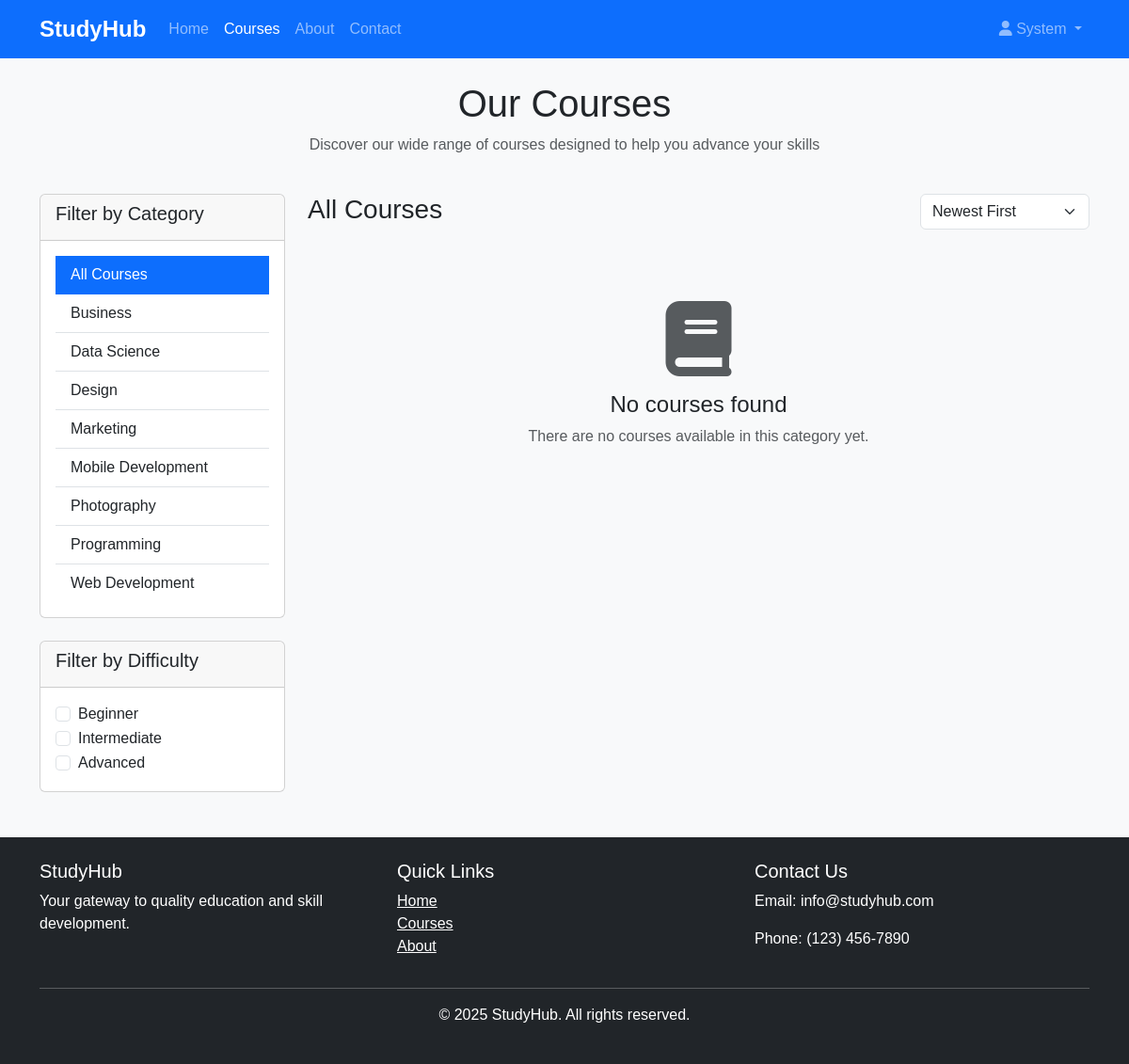
Page /courses_sorted.php (signed in) on the committed database.
### tables this page shows
CREATE TABLE categories (
    category_id INT AUTO_INCREMENT PRIMARY KEY,
    name VARCHAR(100) UNIQUE NOT NULL,
    description TEXT,
    created_at TIMESTAMP DEFAULT CURRENT_TIMESTAMP
);

### includes/config.php (called while the page is built, shortened)
<?php
require_once 'db_connection.php';
require_once 'functions.php';
function isLoggedIn() {
    return isset($_SESSION['user_id']);
}
?>

### includes/functions.php (called while the page is built, shortened)
<?php
function getCategories() {
    global $pdo;
    $stmt = $pdo->query("SELECT * FROM categories ORDER BY name");
    return $stmt->fetchAll(PDO::FETCH_ASSOC);
}
function getCoursesByCategory($categoryId = null) {
    global $pdo;
    if ($categoryId) {
        $stmt = $pdo->prepare("
            SELECT c.*, u.first_name, u.last_name,
                   (SELECT AVG(rating) FROM reviews WHERE course_id = c.course_id) as avg_rating,
                   (SELECT COUNT(*) FROM reviews WHERE course_id = c.course_id) as review_count
            FROM courses c
            JOIN users u ON c.instructor_id = u.user_id
            WHERE c.category_id = ? AND c.is_published = 1
            ORDER BY c.created_at DESC
        ");
        $stmt->execute([$categoryId]);
    } else {
        $stmt = $pdo->prepare("
            SELECT c.*, u.first_name, u.last_name,
                   (SELECT AVG(rating) FROM reviews WHERE course_id = c.course_id) as avg_rating,
                   (SELECT COUNT(*) FROM reviews WHERE course_id = c.course_id) as review_count
            FROM courses c
            JOIN users u ON c.instructor_id = u.user_id
            WHERE c.is_published = 1
            ORDER BY c.created_at DESC
        ");
        $stmt->execute();
    }
    return $stmt->fetchAll(PDO::FETCH_ASSOC);
}
?>

### courses_sorted.php (the view, shortened to what this page needs)
<?php
require_once 'includes/config.php';
require_once 'includes/functions.php';
$categoryId = isset($_GET['category']) ? (int)$_GET['category'] : null;
$sort = isset($_GET['sort']) ? $_GET['sort'] : 'newest';
$categories = getCategories();
$courses = getCoursesByCategory($categoryId);
?>
<!DOCTYPE html>
<html lang="en">
<head>
    <link href="https://cdn.jsdelivr.net/npm/bootstrap@5.3.0/dist/css/bootstrap.min.css" rel="stylesheet">
    <link rel="stylesheet" href="https://cdnjs.cloudflare.com/ajax/libs/font-awesome/6.0.0/css/all.min.css">
    <link rel="stylesheet" href="assets/css/style.css">
</head>
<body>
    <nav class="navbar navbar-expand-lg navbar-dark bg-primary">
        <div class="container">
            <a class="navbar-brand" href="index.php">StudyHub</a>
            <div class="collapse navbar-collapse" id="navbarNav">
                <ul class="navbar-nav me-auto">
                    <li class="nav-item">
                        <a class="nav-link" href="index.php">Home</a>
                    </li>
                    <li class="nav-item">
                        <a class="nav-link active" href="courses.php">Courses</a>
                    </li>
                    <li class="nav-item">
                        <a class="nav-link" href="about.php">About</a>
                    </li>
                    <li class="nav-item">
                        <a class="nav-link" href="contact.php">Contact</a>
                    </li>
                </ul>
                <ul class="navbar-nav">
                    <?php if (isLoggedIn()): ?>
                        <li class="nav-item dropdown">
                            <a class="nav-link dropdown-toggle" href="#" id="navbarDropdown" role="button" data-bs-toggle="dropdown">
                                <i class="fas fa-user"></i> <?php echo $_SESSION['first_name']; ?>
                            </a>
                        </li>
                    <?php endif; ?>
                </ul>
            </div>
        </div>
    </nav>
    <div class="container my-4">
        <div class="row">
            <div class="col-12">
                <h1 class="text-center">Our Courses</h1>
                <p class="text-center text-muted">Discover our wide range of courses designed to help you advance your skills</p>
            </div>
        </div>
    </div>
    <div class="container">
        <div class="row">
            <div class="col-md-3">
                <div class="card">
                    <div class="card-header">
                        <h5>Filter by Category</h5>
                    </div>
                    <div class="card-body">
                        <ul class="list-group list-group-flush">
                            <li class="list-group-item <?php echo !$categoryId ? 'active' : ''; ?>">
                                <a href="courses.php?sort=<?php echo $sort; ?>" class="text-decoration-none <?php echo !$categoryId ? 'text-white' : 'text-dark'; ?>">
                                    All Courses
                                </a>
                            </li>
                            <?php foreach ($categories as $category): ?>
                                <li class="list-group-item <?php echo $categoryId == $category['category_id'] ? 'active' : ''; ?>">
                                    <a href="courses.php?category=<?php echo $category['category_id']; ?>&sort=<?php echo $sort; ?>" class="text-decoration-none <?php echo $categoryId == $category['category_id'] ? 'text-white' : 'text-dark'; ?>">
                                        <?php echo htmlspecialchars($category['name']); ?>
                                    </a>
                                </li>
                            <?php endforeach; ?>
                        </ul>
                    </div>
                </div>
                <div class="card mt-4">
                    <div class="card-header">
                        <h5>Filter by Difficulty</h5>
                    </div>
                    <div class="card-body">
                        <div class="form-check">
                            <input class="form-check-input" type="checkbox" value="beginner" id="difficultyBeginner">
                            <label class="form-check-label" for="difficultyBeginner">
                                Beginner
                            </label>
                        </div>
                        <div class="form-check">
                            <input class="form-check-input" type="checkbox" value="intermediate" id="difficultyIntermediate">
                            <label class="form-check-label" for="difficultyIntermediate">
                                Intermediate
                            </label>
                        </div>
                        <div class="form-check">
                            <input class="form-check-input" type="checkbox" value="advanced" id="difficultyAdvanced">
                            <label class="form-check-label" for="difficultyAdvanced">
                                Advanced
                            </label>
                        </div>
                    </div>
                </div>
            </div>
            <div class="col-md-9">
                <div class="row mb-4">
                    <div class="col-md-6">
                        <h3>
                            <?php if ($categoryId): ?>
                                <?php
                                $selectedCategory = array_filter($categories, function($cat) use ($categoryId) {
                                    return $cat['category_id'] == $categoryId;
                                });
                                $selectedCategory = reset($selectedCategory);
                                echo htmlspecialchars($selectedCategory['name']) . ' Courses';
                                ?>
                            <?php else: ?>
                                All Courses
                            <?php endif; ?>
                        </h3>
                    </div>
                    <div class="col-md-6">
                        <div class="d-flex justify-content-end">
                            <select class="form-select w-auto" id="sortCourses" onchange="handleSortChange(this.value)">
                                <option value="newest" <?php echo $sort === 'newest' ? 'selected' : ''; ?>>Newest First</option>
                            </select>
                        </div>
                    </div>
                </div>
                <?php if (count($courses) > 0): ?>
                    <div class="row">
                        <?php foreach ($courses as $course): ?>
                            <div class="col-md-6 mb-4">
                                <div class="card h-100 course-card">
                                    <?php if ($course['thumbnail']): ?>
                                        <img src="<?php echo htmlspecialchars($course['thumbnail']); ?>" class="card-img-top" alt="<?php echo htmlspecialchars($course['title']); ?>" style="height: 150px; object-fit: cover;">
                                    <?php else: ?>
                                        <div class="card-img-top bg-light d-flex align-items-center justify-content-center" style="height: 150px;">
                                            <i class="fas fa-book fa-3x text-muted"></i>
                                        </div>
                                    <?php endif; ?>
                                    <div class="card-body d-flex flex-column">
                                        <h5 class="card-title"><?php echo htmlspecialchars($course['title']); ?></h5>
                                        <p class="card-text"><?php echo htmlspecialchars(substr($course['description'], 0, 120)) . '...'; ?></p>
                                        <div class="mt-auto">
                                            <div class="d-flex justify-content-between align-items-center mb-2">
                                                <small class="text-muted">
                                                    <i class="fas fa-user"></i> <?php echo htmlspecialchars($course['first_name'] . ' ' . $course['last_name']); ?>
                                                </small>
                                                <small class="text-muted">
                                                    <i class="fas fa-star text-warning"></i>
                                                    <?php echo $course['avg_rating'] ? number_format($course['avg_rating'], 1) : '0.0'; ?>
                                                    (<?php echo $course['review_count']; ?>)
                                                </small>
                                            </div>
                                            <div class="d-flex justify-content-between align-items-center">
                                                <span class="badge bg-success"><?php echo htmlspecialchars($course['difficulty']); ?></span>
                                                <?php if ($course['price'] > 0): ?>
                                                    <span class="text-primary fw-bold">$<?php echo number_format($course['price'], 2); ?></span>
                                                <?php else: ?>
                                                    <span class="text-success fw-bold">Free</span>
                                                <?php endif; ?>
                                            </div>
                                        </div>
                                    </div>
                                    <div class="card-footer">
                                        <a href="course_detail.php?course_id=<?php echo $course['course_id']; ?>" class="btn btn-primary w-100">View Course</a>
                                    </div>
                                </div>
                            </div>
                        <?php endforeach; ?>
                    </div>
                <?php else: ?>
                    <div class="text-center py-5">
                        <i class="fas fa-book fa-5x text-muted mb-3"></i>
                        <h4>No courses found</h4>
                        <p class="text-muted">There are no courses available in this category yet.</p>
                    </div>
                <?php endif; ?>
            </div>
        </div>
    </div>
    <footer class="bg-dark text-white py-4 mt-5">
        <div class="container">
            <div class="row">
                <div class="col-md-4">
                    <h5>StudyHub</h5>
                    <p>Your gateway to quality education and skill development.</p>
                </div>
                <div class="col-md-4">
                    <h5>Quick Links</h5>
                    <ul class="list-unstyled">
                        <li><a href="index.php" class="text-white">Home</a></li>
                        <li><a href="courses.php" class="text-white">Courses</a></li>
                        <li><a href="about.php" class="text-white">About</a></li>
                    </ul>
                </div>
                <div class="col-md-4">
                    <h5>Contact Us</h5>
                    <p>Email: info@studyhub.com</p>
                    <p>Phone: (123) 456-7890</p>
                </div>
            </div>
            <hr>
            <div class="text-center">
                <p>&copy; 2025 StudyHub. All rights reserved.</p>
            </div>
        </div>
    </footer>
</body>
</html>

### assets/css/style.css (style rules this page uses)
body { font-family: 'Arial', sans-serif; background-color: #f8f9fa; }
.card { transition: transform 0.3s ease, box-shadow 0.3s ease; }
.navbar-brand { font-weight: bold; font-size: 1.5rem; }
footer { margin-top: auto; }

### rows in the picture
categories: name "Business"
categories: name "Data Science"
categories: name "Design"
categories: name "Marketing"
categories: name "Mobile Development"
categories: name "Photography"
categories: name "Programming"
categories: name "Web Development"

### other values in the picture
$_SESSION['first_name'] "System"
